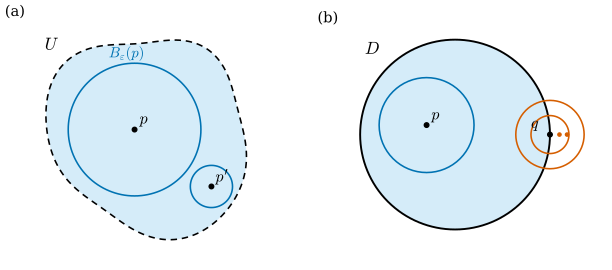

Recreate this plot in Python.
"""그림 3.1.1: 열린집합과 열린집합이 아닌 집합 (3.1절, 정의 3.1.5, 예 3.1.7, 비예 3.1.8).

(a) 평면의 열린집합 U(경계는 U에 속하지 않으므로 점선). U의 각 점 p, p'마다 U 안에 들어가는
    열린공이 있다. 경계에 가까운 점일수록 반지름이 작아야 한다.
(b) 닫힌 원판 D = {|x| <= 1}(경계 포함, 실선). 내부의 점 p에는 D 안의 공이 있지만,
    경계 위의 점 q = (1, 0)을 중심으로 하는 공은 반지름을 아무리 작게 해도 D 밖으로 삐져나간다.

실행: 프로젝트 루트에서 ``PYTHONPATH=tools python3 chapters/03-topology-basics/figures/fig-3-1-1-open-sets.py``
"""

import dgfig

dgfig.setup()

import matplotlib.pyplot as plt
import numpy as np
from matplotlib.patches import Circle, Polygon

C = dgfig.COLORS
LW = dgfig.LW

fig, axs = plt.subplots(1, 2, figsize=(6.4, 3.0))

# (a) 열린집합 U ---------------------------------------------------------------
ax = axs[0]
dgfig.schematic_axes(ax, (-1.45, 1.45), (-1.3, 1.3))
pts = dgfig.blob(ax, center=(0, 0), radius=1.0, seed=3, fill="region", edge=None)
ax.add_patch(Polygon(pts[:-1], closed=True, fill=False, edgecolor=C["main"], lw=1.2,
                     ls=(0, (4, 3)), zorder=3))


def dist_to_boundary(p):
    """p에서 다각형 경계(점 목록)까지의 거리 (선분별 최소 거리)."""
    a, b = pts[:-1], pts[1:]
    ab = b - a
    t = np.clip(np.einsum("ij,ij->i", p - a, ab) / np.einsum("ij,ij->i", ab, ab), 0, 1)
    proj = a + t[:, None] * ab
    return np.min(np.linalg.norm(proj - p, axis=1))


def inside(p):
    """짝홀 규칙으로 p가 다각형 안에 있는지 판정한다."""
    x, y = p
    xs, ys = pts[:-1, 0], pts[:-1, 1]
    xs2, ys2 = np.roll(xs, -1), np.roll(ys, -1)
    cross = ((ys > y) != (ys2 > y)) & (x < (xs2 - xs) * (y - ys) / (ys2 - ys + 1e-300) + xs)
    return np.count_nonzero(cross) % 2 == 1


p = np.array([-0.15, 0.05])
p2 = np.array([0.62, -0.52])
eps1 = 0.8 * dist_to_boundary(p)
eps2 = 0.8 * dist_to_boundary(p2)
# 자기검사: 두 점은 U 안에 있고, 그린 공은 U 안에 들어간다 (반지름 < 경계까지의 거리)
assert inside(p) and inside(p2)
assert eps1 < dist_to_boundary(p) and eps2 < dist_to_boundary(p2)
assert eps2 < eps1  # 경계에 가까운 점은 더 작은 공

for q, e in ((p, eps1), (p2, eps2)):
    ax.add_patch(Circle(q, e, fill=False, edgecolor=C["tangent"], lw=LW["vector"] * 0.8, zorder=4))
    ax.plot(*q, "o", color=C["main"], ms=3.5, zorder=6)
ax.text(p[0] + 0.05, p[1] + 0.06, r"$p$", fontsize=12, zorder=7)
ax.text(p[0] - 0.08, p[1] + eps1 + 0.06, r"$B_\varepsilon(p)$", fontsize=11, color=C["tangent"],
        ha="center", zorder=7)
ax.text(p2[0] + 0.04, p2[1] + 0.05, r"$p'$", fontsize=12, zorder=7)
ax.text(-1.05, 0.85, r"$U$", fontsize=13)
ax.text(0.0, 1.0, "(a)", transform=ax.transAxes, ha="left", va="top", fontsize=11)

# (b) 닫힌 원판 D ---------------------------------------------------------------
ax = axs[1]
dgfig.schematic_axes(ax, (-1.45, 1.6), (-1.3, 1.3))
ax.add_patch(Circle((0, 0), 1.0, facecolor=C["region"], alpha=dgfig.ALPHA["region"], lw=0, zorder=1))
ax.add_patch(Circle((0, 0), 1.0, fill=False, edgecolor=C["main"], lw=LW["main"] * 0.8, zorder=3))
pb = np.array([-0.3, 0.1])
eb = 0.5
assert np.linalg.norm(pb) + eb < 1.0          # B_eb(pb) ⊆ D
ax.add_patch(Circle(pb, eb, fill=False, edgecolor=C["tangent"], lw=LW["vector"] * 0.8, zorder=4))
ax.plot(*pb, "o", color=C["main"], ms=3.5, zorder=6)
ax.text(pb[0] + 0.05, pb[1] + 0.06, r"$p$", fontsize=12)

q = np.array([1.0, 0.0])
for e in (0.36, 0.2):
    # 공 B_e(q)의 점 (1 + e/2, 0)은 |x| > 1이므로 D 밖에 있다
    assert np.linalg.norm(q + np.array([e / 2, 0])) > 1.0
    ax.add_patch(Circle(q, e, fill=False, edgecolor=C["normal"], lw=LW["vector"] * 0.8, zorder=4))
    ax.plot(*(q + [e / 2, 0]), "o", color=C["normal"], ms=2.5, zorder=6)
ax.plot(*q, "o", color=C["main"], ms=3.5, zorder=6)
ax.text(q[0] - 0.2, q[1] + 0.07, r"$q$", fontsize=12, zorder=7)
ax.text(-0.95, 0.85, r"$D$", fontsize=13)
ax.text(0.0, 1.0, "(b)", transform=ax.transAxes, ha="left", va="top", fontsize=11)

fig.subplots_adjust(wspace=0.08, left=0.01, right=0.99, top=0.99, bottom=0.01)
dgfig.save(fig, __file__)
